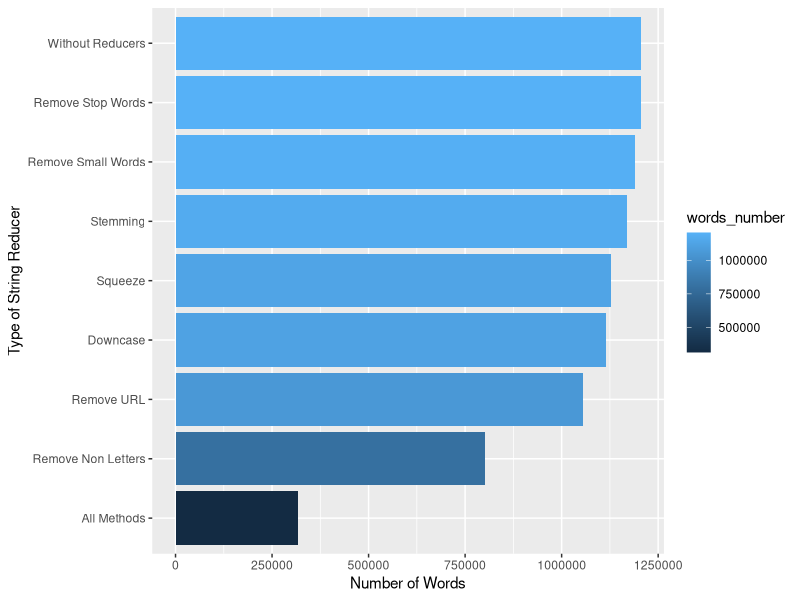
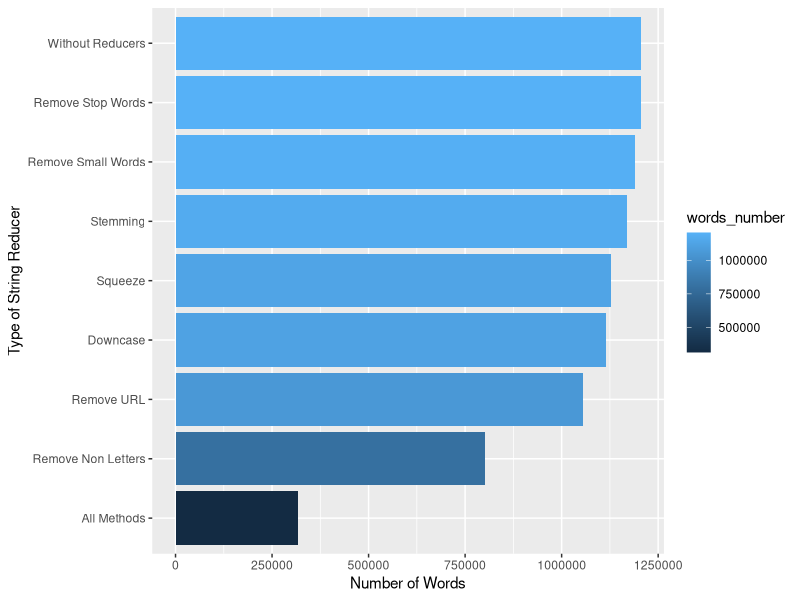

The R script that drew these images, in order:
library(ggplot2)
svm.results2 = read.table("svm_reduction_results.tsv",header = T,sep = "\t",check.names=F )

ggplot(svm.results2,aes(x=reorder(type,words_number),y=words_number,fill=words_number)) +
geom_bar(stat='identity') +
coord_flip() + labs(y='Number of Words',x='Type of String Reducer')

ggsave(file="plot_wordcount.pdf")
